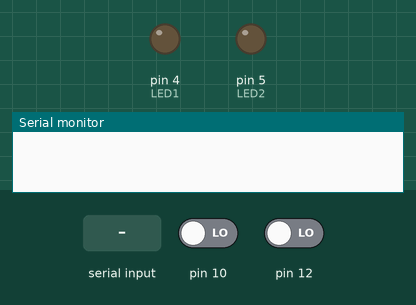
Recording of a sketch running on a simulated Arduino Mega 2560, built with avr-gcc and run on an emulated ATmega2560. On the bench: output pins drawn as LEDs (lit = HIGH), the last lines printed to the serial monitor. Inputs (shaded band) come from the test bench; at power-on: pin 10 LOW, pin 12 LOW.

Above: at 4.7 s.
4.8 s: "1" received over the second serial link
At 5.15 s:
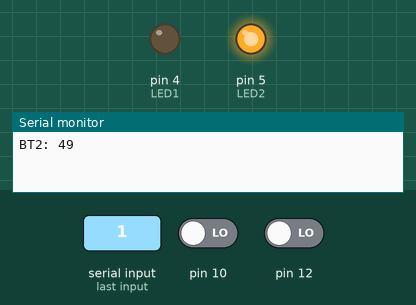
8.7 s: "0" received over the second serial link
At 10.3 s:
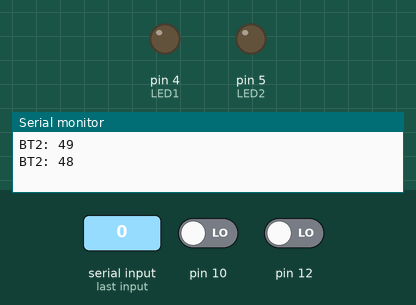
11.7 s: "2" received over the second serial link
At 12.07 s:
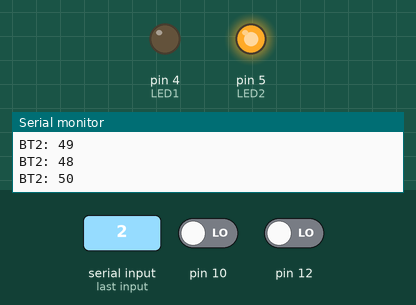
Timing chart, 0 to 14.7 s (numbered marks = the images above; inputs shaded):
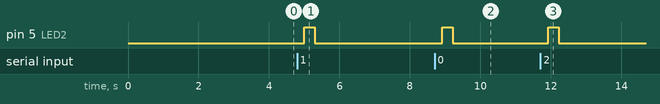

Measured:
- after the input at 4.8 s, pin 5 (LED2): LOW → HIGH after 0.21 s, → LOW 0.30 s later
- after the input at 8.7 s, pin 5 (LED2): LOW → HIGH after 0.22 s, → LOW 0.30 s later
- after the input at 11.7 s, pin 5 (LED2): LOW → HIGH after 0.23 s, → LOW 0.30 s later

The sketch:

rn42_test_sm2.ino
```cpp
/*
 * EmaMaker - Fri 15/01/2021 - 17:20
 * A little test for the Trigger Mode (SM, 2) of our RN-42 BT modules
 * As stated in the Datasheet, the module will attempt a connection with the other module and keep it as long as it receives packages through Serial
 * To use this, will let one module bombard the other of packets to let them attempt a connection (When trying to connect, the module will not accept another incoming connection,
 * so the robot will have to be turned on one after the other, waiting for the packet bombarding to finish). Once connected, the modules will keep talking to each other as long as they receive
 * packets from each other. When one robot (module) turns off, the other will stop receiving packets, so it will stop sending other packets, and will disconnect.
 *
 * Configuration commands used in this example
 * SM,2 - Trigger Mode
 * SR,000666DCxxxx - The MAC Address of the other module
 * ST,3 - Timeout of three seconds. After this time not receiving packets from the Serial port, the module will disconnect from the other
 * SU,19200 - Baudrate of the UART with the uC. Don't know if this is really needed, but i found it like this and didn't feel like changing :D
*/

#define BT1 Serial3
#define BT2 Serial1

//I put some test LEDs on the breadboard to show when the code thinks the BTs are connected to each other
#define LED1 4
#define LED2 5

boolean mate1 = false;
boolean mate2 = false;

void setup(){
  Serial.begin(115200);
  pinMode(12, INPUT);
  pinMode(10, INPUT);
  pinMode(5, OUTPUT);
  pinMode(4, OUTPUT);

  //Wait a bit for the modules to come up
  delay(2000);

  //Init connections
  BT1.begin(19200);
  BT2.begin(19200);

  //Wait again, just in case
  delay(1500);
}

unsigned long t = 0;

void loop(){

  if(digitalRead(12)) bombard(0);
  if(digitalRead(10)) bombard(1);

  //If receiving packages from BT, send something back
  //As long as the uC sends stuff in UART a module, it will stay connected to the other one
  //Use a little timeout with millis to not spam the Serial port, otherwise we will have a delay
  if(millis() - t > 300){
    if(BT2.available()) {
      BT2.write("A");
      Serial.print("BT2: ");
      Serial.println(BT2.read());
      mate2 = true;
    } else     mate2 = false;

    if(BT1.available()) {
      BT1.write("A");
      Serial.print("BT1: ");
      Serial.println(BT1.read());
      mate1 = true;
    }else
    mate1 = false;
    t= millis();


  digitalWrite(LED1, mate1);
  digitalWrite(LED2, mate2);
  }

}

//Simulate the turning on of a robot,  this should happen when the robot is turning on
//Bombard the other one of packets, making them connect (SM, 2 - Trigger Mode)
void bombard(int a){
  for(int i = 0; i < 20; i++){
    Serial.print("Bombarding from");
    Serial.println(a);

    if (a == 0) BT1.print("*");
    else BT2.print("*");

    delay(100);
  }
}
```
